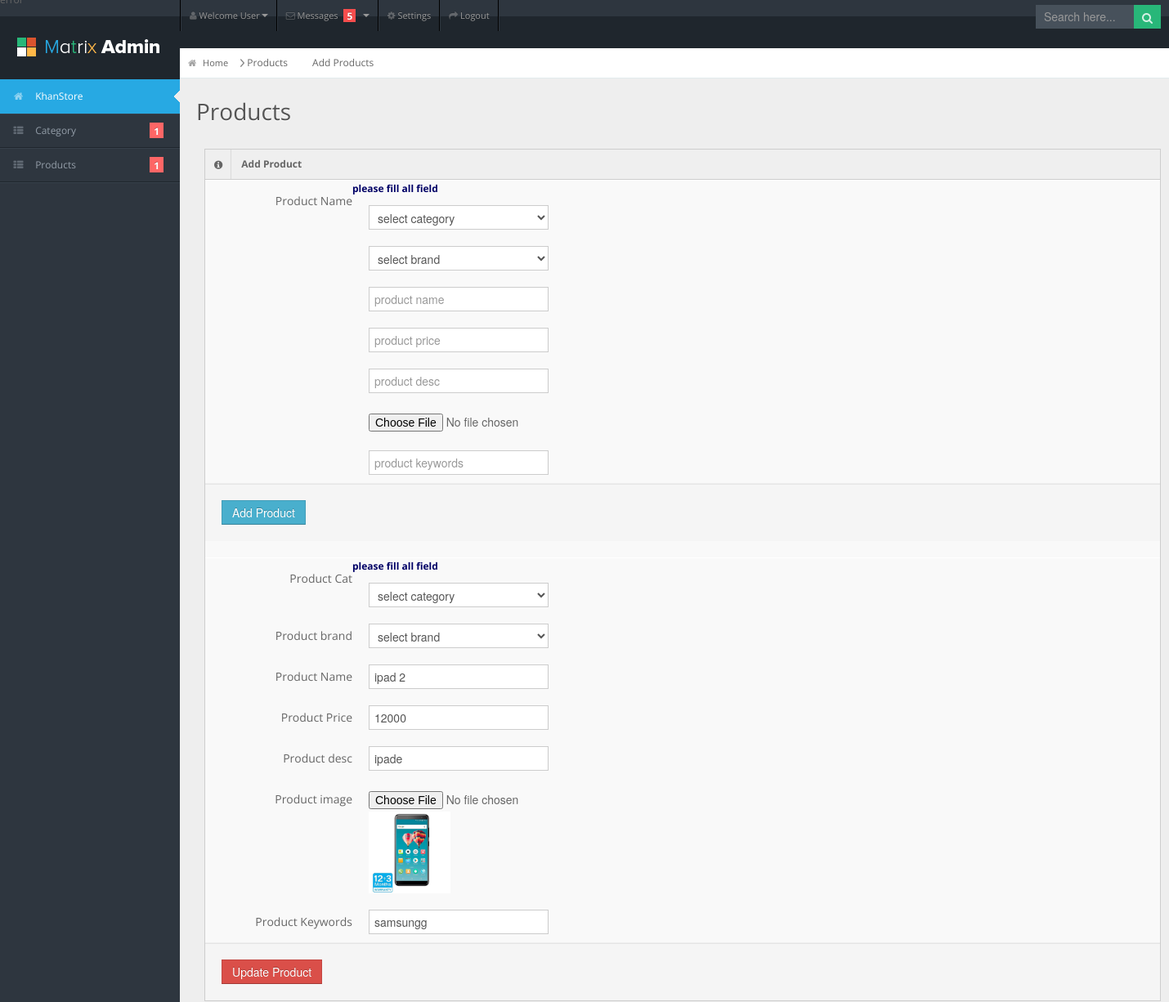
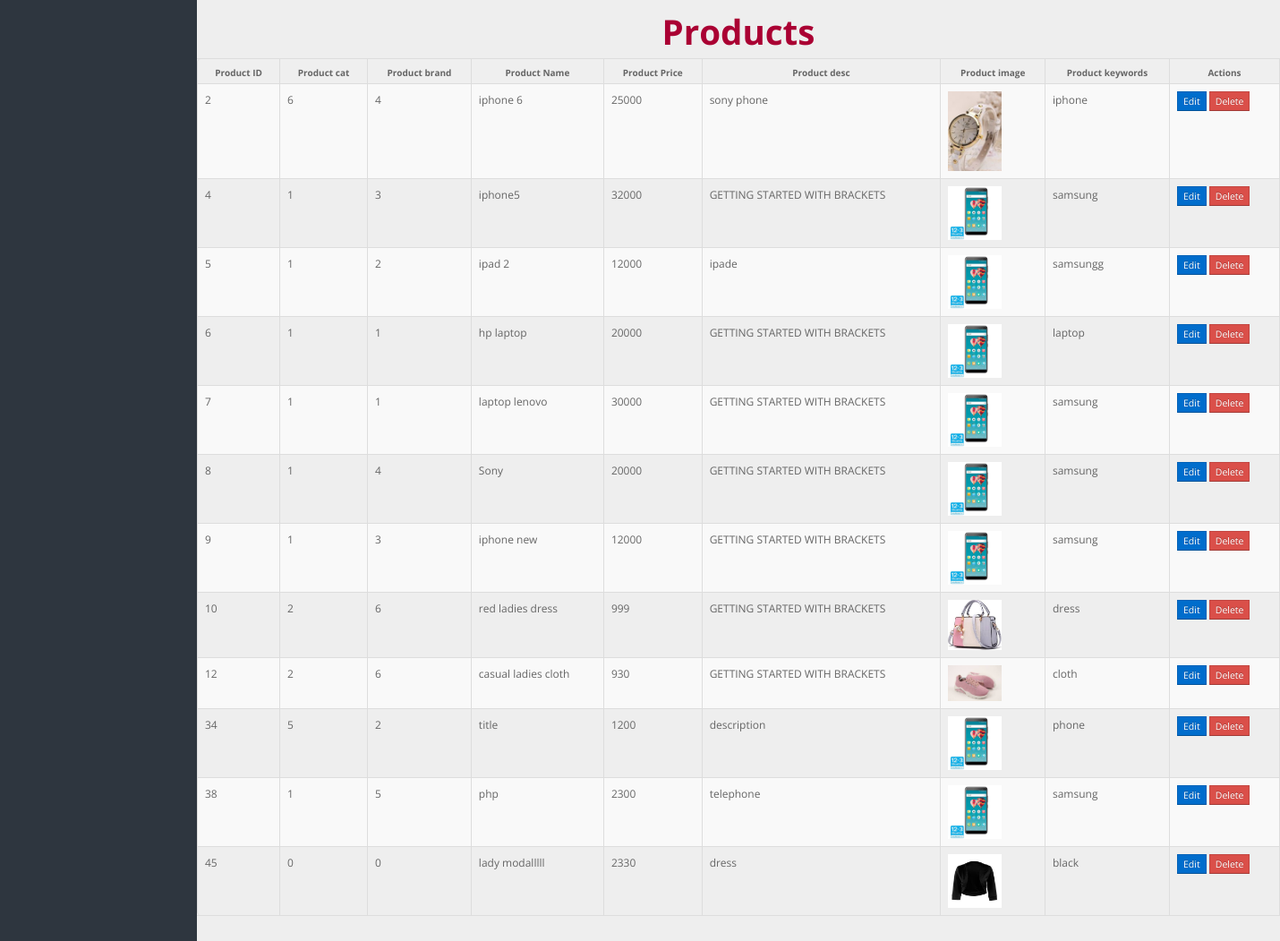
The page /admin/products.php?edit=5 (signed in) on the database its author committed (2 pictures, top to bottom).
### tables this page shows
CREATE TABLE `products` (
  `product_id` int(100) NOT NULL,
  `product_cat` int(100) NOT NULL,
  `product_brand` int(100) NOT NULL,
  `product_title` varchar(300) NOT NULL,
  `product_price` int(100) NOT NULL,
  `product_desc` text NOT NULL,
  `product_image` text NOT NULL,
  `product_keywords` text NOT NULL
);

### admin/products.php (the view, shortened to what this page needs)
<?php
include "inc/db.php";
include "inc/top.php";
?>
<body>
<?php require_once "inc/header.php";?>
<?php
	require_once"inc/sidebar.php";
	?>
<div id="content">
  <div id="content-header">
    <div id="breadcrumb"> <a href="index2.php" title="Go to Home" class="tip-bottom"><i class="icon-home"></i> Home</a> Products<a href="#" class="current"></a>Add Products</div>
    <h1>Products</h1>
  </div>
  <div class="span12">
          <div class="widget-box">
            <div class="widget-title"> <span class="icon"> <i class="icon-info-sign"></i> </span>
              <h5>Add Product</h5>
            </div>
            <div class="widget-content nopadding">
 <form class="form-horizontal" method="post"
	   action="process_p.php" name="add_product" id="add_product" enctype="multipart/form-data">
          <div class="control-group">
                  <label class="control-label">Product Name</label>
			 	  <?php
			     if(isset($_GET['error']))
				 {
					 echo "<span
					 style='color:#900;font-size:20px;'>".$_GET['error'].
					 "</span>";
				 }
			   else if(isset($_GET['success']))
				 {
					 echo "<span style='color:#060;'>".$_GET['success'].
					 "</span>";
				 }
			  else
			  {
				  echo " <span style='color:#006;font-weight:bold'>please fill all field
					 </span>";
			  }
			  ?>
                  <div class="controls">
                  <select name="product-cat">
				  <option>select category</option>
					  </select>
                </div>
                  <div class="controls">
                  <select name="product-brand">
				  <option>select brand</option>
					  </select>
			  </div>
			  <div class="controls">
                    <input type="text"
						   name="product-name" id="product_name" placeholder="product name"/>
                </div>
			  <div class="controls">
                    <input type="text"
						   name="product-price" id="product_price" placeholder="product price"/>
                </div>
			  <div class="controls">
                    <input type="text"
						   name="product-desc" id="product_desc" placeholder="product desc"/>
                </div>
			  <div class="controls">
                    <input type="file"
						   name="product-image"  placeholder="product image" />
                </div>
			  <div class="controls">
                    <input type="text"
						   name="product-keywords" id="product_keywords" placeholder="product keywords"/>
                </div>
	       </div>
                <div class="form-actions">
                  <input type="submit"  value="Add Product" class="btn btn-info" name="add-product" />
                    </div>
				</form>
				<br>
	<?php
		if(isset($_GET['edit']))
			{
			$edit_id=$_GET["edit"];
			$run_edit_id="select * from products where product_id='$edit_id'";
		$run_edit_id=mysqli_query($conn,$run_edit_id);
			if(mysqli_num_rows($run_edit_id)>0)
			{
				$run_edit_id=mysqli_fetch_array($run_edit_id);
			?>
	<form class="form-horizontal" method="post"
	   action="process_p.php?update_product=<?php echo $edit_id;?>" enctype="multipart/form-data">
          <div class="control-group">
                  <label class="control-label">Product Cat</label>
			 	  <?php
			     if(isset($_GET['uerror']))
				 {
					 echo "<span
					 style='color:#900;'>".$_GET['uerror'].
					 "</span>";
				 }
			   else if(isset($_GET['usuccess']))
				 {
					 echo "<span style='color:#060;'>".$_GET['usuccess'].
					 "</span>";
				 }
			  else
			  {
				  echo " <span style='color:#006;font-weight:bold'>please fill all field
					 </span>";
			  }
			  ?>
                  <div class="controls">
                  <select name="product-cat">
				  <option>select category</option>
					  </select>
                </div>
			  <label class="control-label">Product brand</label>
                  <div class="controls">
                  <select name="product-brand">
				  <option>select brand</option>
					  </select>
			  </div>
			  <label class="control-label">Product Name</label>
                  <div class="controls">
                    <input type="text" name="up-prod-name" id="product_name" placeholder="update product name" value="<?php echo $run_edit_id['product_title'];?>"/>
                </div>
			  <label class="control-label">Product Price</label>
                  <div class="controls">
                    <input type="text" name="up-prod-price" id="product_price" placeholder="update product price" value="<?php echo $run_edit_id['product_price'];?>"/>
                </div>
			  <label class="control-label">Product desc</label>
			  <div class="controls">
                    <input type="text" name="up-prod-desc" id="product_desc" placeholder="update product desc" value="<?php echo $run_edit_id['product_desc'];?>"/>
                </div>
			 <label class="control-label">Product image</label>
                  <div class="controls">
                    <input type="file" name="product-image" id="file" value="<?php echo $run_edit_id['product_title'] ;?>"/>
					  <br>
					  <img src="product_image/<?php echo $run_edit_id['product_image'];?>" width="100px" height="30px">
                </div>
			  <label class="control-label">Product Keywords</label>
                  <div class="controls">
                    <input type="text" name="up-prod-keywords" id="product_keywords" placeholder="update product keywords" value="<?php echo $run_edit_id['product_keywords'];?>"/>
                </div>
	       </div>
                <div class="form-actions">
                  <input type="submit" value="Update Product" class="btn btn-danger" name="product-update"/>
                    </div>
				</form>
		<?php
		}}
				?>
			  </div>
	  </div></div>
	<center>
		<h1 style="color:#a03;font-weight:bold;">Products</h1>
	</center>
	<table class="table table-bordered data-table table-striped">
              <thead>
                <tr>
                  <th>Product ID</th>
					<th>Product cat</th>
					<th>Product brand</th>
					<th>Product Name</th>
					<th>Product Price</th>
					<th>Product desc</th>
					<th>Product image</th>
					<th>Product keywords</th>
                  <th>Actions</th>
                </tr>
              </thead>
              <tbody>
				  <?php
                  $query="select * from products ";
				  $run_query=mysqli_query($conn,$query);
				  if(mysqli_num_rows($run_query)>0)
				  {
					while($row=mysqli_fetch_array($run_query))
					{
						$product_id=$row["product_id"];
					    $product_cat=$row["product_cat"];
						$product_brand=$row["product_brand"];
						$product_name=$row["product_title"];
						$product_price=$row["product_price"];
						$product_desc=$row["product_desc"];
						$file=$row["product_image"];
						$product_keywords=$row["product_keywords"];
				  ?>
                <tr class="gradeX">
                  <td><?php echo $product_id;?></td>
                  <td><?php echo $product_cat;?></td>
					<td><?php echo $product_brand;?></td>
					<td><?php echo $product_name;?></td>
					<td><?php echo $product_price;?></td>
					<td><?php echo $product_desc;?></td>
					<td><img src="image/<?php echo $file;?>" width="60px"height="40px"></td>
					<td><?php echo $product_keywords;?></td>
   <td class="center">
 <a  href="products.php?edit=<?php echo $product_id;?>" class="btn btn-primary btn-mini">Edit</a>
	   <a href="products.php?del=<?php echo $product_id;?>" class="btn btn-danger btn-mini">Delete</a></td></tr>
				  <?php
					}
				  }
					else
				  {
				  }
        ?>
					</tbody></table>

### admin/css/matrix-style.css (style rules this page uses)
* { outline:none !important; -moz-outline: none !important; }
html, body { height:100% }
body { overflow-x: hidden; margin-top: -10px; font-family: 'Open Sans', sans-serif; font-size:12px; color:#666; }
a { color:#666; }
select, textarea, input[type="text"], input[type="password"], input[type="datetime"], input[type="datetime-local"], input[type="date"], input[type="month"], input[type="time"], input[type="week"], input[type="number"], input[type="email"], input[type="url"], input[type="search"], input[type="tel"], input[type="color"], .uneditable-input, .label, .dropdown-menu, .btn, .well, .progress, .table-bordered, .btn-group > .btn:first-child, .btn-group > .btn:last-child, .btn-group > .btn:last-child, .btn-group > .dropdown-toggle, .alert { border-radius:0px; }
.btn, textarea, input[type="text"], input[type="password"], input[type="datetime"], input[type="datetime-local"], input[type="date"], input[type="month"], input[type="time"], input[type="week"], input[type="number"], input[type="email"], input[type="url"], input[type="search"], input[type="tel"], input[type="color"], .uneditable-input { box-shadow:none; }
.progress, .progress-success .bar, .progress .bar-success, .progress-warning .bar, .progress .bar-warning, .progress-danger .bar, .progress .bar-danger, .progress-info .bar, .progress .bar-info, .btn, .btn-primary { background-image:none; }
.form-horizontal .form-actions { padding-left:20px; }
#content { background: none repeat scroll 0 0 #eeeeee; margin-left: 220px; margin-right: 0; padding-bottom: 25px; position: relative; min-height:100%; width: auto; }
#content-header { position: abslute; width: 100%; margin-top: -38px; z-index: 20; }
#content-header h1 { color: #555555; font-size: 28px; font-weight: normal; float: none; text-shadow: 0 1px 0 #ffffff; margin-left: 20px; position: relative; }
#content-header h1, #content-header .btn-group { margin-top: 20px; }
#breadcrumb { background-color: #fff; border-bottom: 1px solid #e3ebed; }
#breadcrumb a { padding: 8px 20px 8px 10px; display: inline-block; background-image: url('../img/breadcrumb.png'); background-position: center right; background-repeat: no-repeat; font-size: 11px; color: #666666; }
#breadcrumb a:last-child { background-image:none; }
#breadcrumb a.current { font-weight: bold; color: #444444; }
#breadcrumb a i { margin-right: 5px; opacity: .6; }
.stat-boxes .peity_bar_good, .stat-boxes .peity_line_good, { color: #459D1C; }
.widget-box { background: none repeat scroll 0 0 #F9F9F9; border-left: 1px solid #CDCDCD; border-top: 1px solid #CDCDCD; border-right: 1px solid #CDCDCD; clear: both; margin-top: 16px; margin-bottom: 16px; position: relative; }
.widget-title, .modal-header, .table th, div.dataTables_wrapper .ui-widget-header { background:#efefef; border-bottom: 1px solid #CDCDCD; height: 36px; }
.widget-title span.icon { padding: 9px 10px 7px 11px; float: left; border-right:1px solid #dadada; }
.widget-title h5 { color: #666; float: left; font-size: 12px; font-weight: bold; padding: 12px; line-height: 12px; margin: 0; }
.widget-content { padding:15px; border-bottom: 1px solid #cdcdcd; }
.table th { height: auto; font-size: 10px; padding: 5px 10px 2px; border-bottom: 0; text-align: center; color: #666666; }
.nopadding { padding: 0 !important; }
form { margin-bottom: 0; }
.form-horizontal .control-group { border-top: 1px solid #ffffff; border-bottom: 1px solid #eeeeee; margin-bottom: 0; }
.form-horizontal .control-label { padding-top: 15px; width: 180px; }
.form-horizontal .controls { margin-left: 200px; padding: 10px 0; }
.form-horizontal .form-actions { margin-top: 0; margin-bottom: 0; }

### admin/css/matrix-media.css (style rules this page uses)
body { background:#2E363F; }

### rows shown on the page
products: up-prod-name "ipad 2", up-prod-price "12000", up-prod-desc "ipade", product_image (picture), up-prod-keywords "samsungg", product_id "5", product_cat "1", product_brand "2", product_title "ipad 2", product_price "12000", product_desc "ipade", product_keywords "samsungg"
products: product_id "2", product_cat "6", product_brand "4", product_title "iphone 6", product_price "25000", product_desc "sony phone", product_image (picture), product_keywords "iphone"
products: product_id "4", product_cat "1", product_brand "3", product_title "iphone5", product_price "32000", product_desc "GETTING STARTED WITH BRACKETS", product_image (picture), product_keywords "samsung"
products: product_id "6", product_cat "1", product_brand "1", product_title "hp laptop", product_price "20000", product_desc "GETTING STARTED WITH BRACKETS", product_image (picture), product_keywords "laptop"
products: product_id "7", product_cat "1", product_brand "1", product_title "laptop lenovo", product_price "30000", product_desc "GETTING STARTED WITH BRACKETS", product_image (picture), product_keywords "samsung"
products: product_id "8", product_cat "1", product_brand "4", product_title "Sony", product_price "20000", product_desc "GETTING STARTED WITH BRACKETS", product_image (picture), product_keywords "samsung"
products: product_id "9", product_cat "1", product_brand "3", product_title "iphone new", product_price "12000", product_desc "GETTING STARTED WITH BRACKETS", product_image (picture), product_keywords "samsung"
products: product_id "10", product_cat "2", product_brand "6", product_title "red ladies dress", product_price "999", product_desc "GETTING STARTED WITH BRACKETS", product_image (picture), product_keywords "dress"
products: product_id "12", product_cat "2", product_brand "6", product_title "casual ladies cloth", product_price "930", product_desc "GETTING STARTED WITH BRACKETS", product_image (picture), product_keywords "cloth"
products: product_id "34", product_cat "5", product_brand "2", product_title "title", product_price "1200", product_desc "description", product_image (picture), product_keywords "phone"
products: product_id "38", product_cat "1", product_brand "5", product_title "php", product_price "2300", product_desc "telephone", product_image (picture), product_keywords "samsung"
products: product_id "45", product_cat "0", product_brand "0", product_title "lady modalllll", product_price "2330", product_desc "dress", product_image (picture), product_keywords "black"
